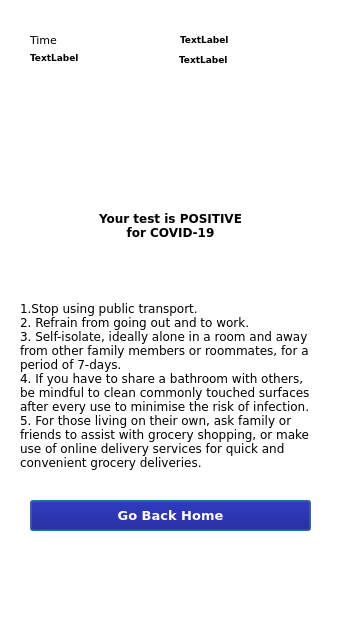
<?xml version="1.0" encoding="UTF-8"?>
<ui version="4.0">
 <class>covidpositiveresult</class>
 <widget class="QDialog" name="covidpositiveresult">
  <property name="geometry">
   <rect>
    <x>0</x>
    <y>0</y>
    <width>340</width>
    <height>640</height>
   </rect>
  </property>
  <property name="minimumSize">
   <size>
    <width>340</width>
    <height>640</height>
   </size>
  </property>
  <property name="maximumSize">
   <size>
    <width>340</width>
    <height>640</height>
   </size>
  </property>
  <property name="windowTitle">
   <string>Dialog</string>
  </property>
  <widget class="QLabel" name="label">
   <property name="geometry">
    <rect>
     <x>20</x>
     <y>270</y>
     <width>301</width>
     <height>231</height>
    </rect>
   </property>
   <property name="font">
    <font>
     <family>Verdana</family>
     <pointsize>9</pointsize>
    </font>
   </property>
   <property name="text">
    <string>
1.Stop using public transport.
2. Refrain from going out and to work.
3. Self-isolate, ideally alone in a room and away from other family members or roommates, for a period of 7-days.
4. If you have to share a bathroom with others, be mindful to clean commonly touched surfaces after every use to minimise the risk of infection.
5. For those living on their own, ask family or friends to assist with grocery shopping, or make use of online delivery services for quick and convenient grocery deliveries.
</string>
   </property>
   <property name="scaledContents">
    <bool>false</bool>
   </property>
   <property name="alignment">
    <set>Qt::AlignLeading|Qt::AlignLeft|Qt::AlignVCenter</set>
   </property>
   <property name="wordWrap">
    <bool>true</bool>
   </property>
   <property name="openExternalLinks">
    <bool>false</bool>
   </property>
  </widget>
  <widget class="QLabel" name="label_2">
   <property name="geometry">
    <rect>
     <x>300</x>
     <y>580</y>
     <width>291</width>
     <height>371</height>
    </rect>
   </property>
   <property name="font">
    <font>
     <family>Verdana</family>
     <pointsize>10</pointsize>
    </font>
   </property>
   <property name="text">
    <string>
1.Stop using public transport.
2. Refrain from going out and to work.
3. Self-isolate, ideally alone in a room and away from other family members or roommates, for a period of 7-days.
4. If you have to share a bathroom with others, be mindful to clean commonly touched surfaces after every use to minimise the risk of infection.
5. For those living on their own, ask family or friends to assist with grocery shopping, or make use of online delivery services for quick and convenient grocery deliveries.
</string>
   </property>
   <property name="scaledContents">
    <bool>false</bool>
   </property>
   <property name="alignment">
    <set>Qt::AlignLeading|Qt::AlignLeft|Qt::AlignVCenter</set>
   </property>
   <property name="wordWrap">
    <bool>true</bool>
   </property>
   <property name="openExternalLinks">
    <bool>false</bool>
   </property>
  </widget>
  <widget class="QPushButton" name="pushButton">
   <property name="geometry">
    <rect>
     <x>30</x>
     <y>500</y>
     <width>281</width>
     <height>31</height>
    </rect>
   </property>
   <property name="font">
    <font>
     <family>Verdana</family>
     <pointsize>10</pointsize>
     <bold>true</bold>
    </font>
   </property>
   <property name="styleSheet">
    <string notr="true">background-color: rgb(0, 0, 127);
color: rgb(255, 255, 255);</string>
   </property>
   <property name="text">
    <string>Go Back Home</string>
   </property>
  </widget>
  <widget class="QLabel" name="label_3">
   <property name="geometry">
    <rect>
     <x>0</x>
     <y>180</y>
     <width>341</width>
     <height>91</height>
    </rect>
   </property>
   <property name="font">
    <font>
     <family>Verdana</family>
     <pointsize>9</pointsize>
     <bold>true</bold>
    </font>
   </property>
   <property name="text">
    <string>Your test is POSITIVE 
for COVID-19</string>
   </property>
   <property name="alignment">
    <set>Qt::AlignCenter</set>
   </property>
  </widget>
  <widget class="QLabel" name="label_4">
   <property name="geometry">
    <rect>
     <x>130</x>
     <y>100</y>
     <width>91</width>
     <height>90</height>
    </rect>
   </property>
   <property name="text">
    <string/>
   </property>
   <property name="pixmap">
    <pixmap>image/positive.png</pixmap>
   </property>
  </widget>
  <widget class="QLabel" name="label_5">
   <property name="geometry">
    <rect>
     <x>30</x>
     <y>30</y>
     <width>50</width>
     <height>20</height>
    </rect>
   </property>
   <property name="font">
    <font>
     <family>Verdana</family>
     <pointsize>8</pointsize>
    </font>
   </property>
   <property name="text">
    <string>Time</string>
   </property>
  </widget>
  <widget class="QLabel" name="time">
   <property name="geometry">
    <rect>
     <x>30</x>
     <y>50</y>
     <width>100</width>
     <height>16</height>
    </rect>
   </property>
   <property name="font">
    <font>
     <family>Verdana</family>
     <pointsize>7</pointsize>
     <bold>true</bold>
    </font>
   </property>
   <property name="text">
    <string>TextLabel</string>
   </property>
  </widget>
  <widget class="QLabel" name="date">
   <property name="geometry">
    <rect>
     <x>180</x>
     <y>30</y>
     <width>161</width>
     <height>20</height>
    </rect>
   </property>
   <property name="font">
    <font>
     <family>Verdana</family>
     <pointsize>7</pointsize>
     <bold>true</bold>
    </font>
   </property>
   <property name="text">
    <string>TextLabel</string>
   </property>
  </widget>
  <widget class="QLabel" name="location">
   <property name="geometry">
    <rect>
     <x>179</x>
     <y>50</y>
     <width>281</width>
     <height>20</height>
    </rect>
   </property>
   <property name="font">
    <font>
     <family>Verdana</family>
     <pointsize>7</pointsize>
     <bold>true</bold>
    </font>
   </property>
   <property name="text">
    <string>TextLabel</string>
   </property>
  </widget>
  <widget class="QLabel" name="label_6">
   <property name="geometry">
    <rect>
     <x>0</x>
     <y>0</y>
     <width>341</width>
     <height>641</height>
    </rect>
   </property>
   <property name="styleSheet">
    <string notr="true">background-color: rgb(255, 255, 255);</string>
   </property>
   <property name="text">
    <string/>
   </property>
  </widget>
  <zorder>label_6</zorder>
  <zorder>label</zorder>
  <zorder>label_2</zorder>
  <zorder>pushButton</zorder>
  <zorder>label_3</zorder>
  <zorder>label_4</zorder>
  <zorder>label_5</zorder>
  <zorder>time</zorder>
  <zorder>date</zorder>
  <zorder>location</zorder>
 </widget>
 <resources/>
 <connections/>
</ui>
